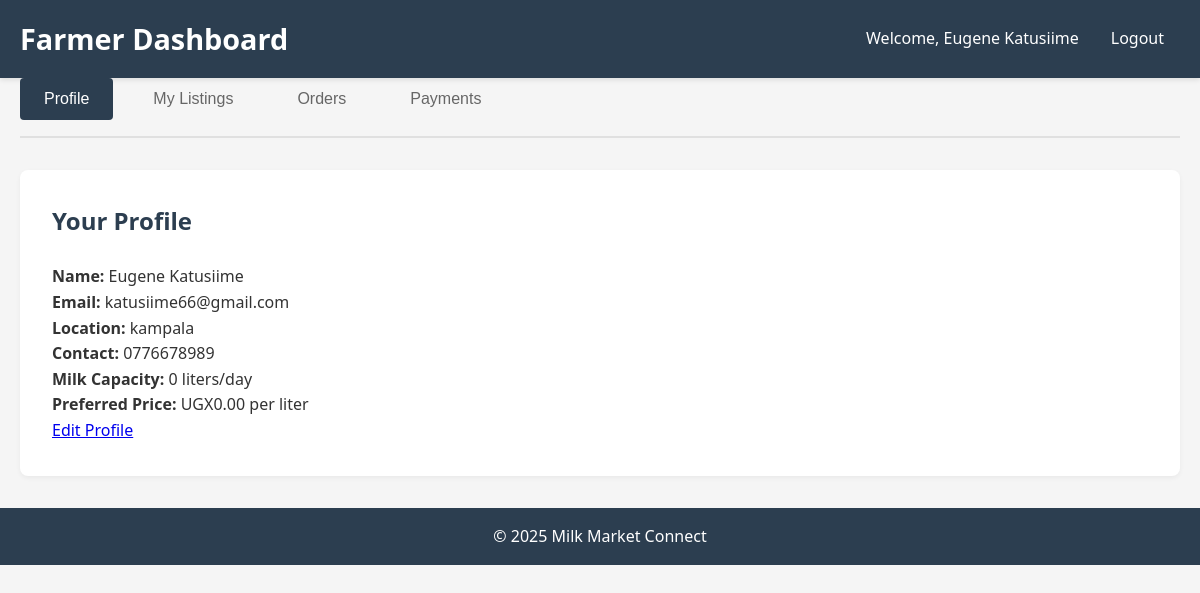
/pages/farmer/dashboard.php (signed in), run on the app's committed database.
### tables this page shows
CREATE TABLE `farmers` (
  `id` int NOT NULL AUTO_INCREMENT,
  `name` varchar(100) NOT NULL,
  `email` varchar(100) NOT NULL,
  `password` varchar(255) NOT NULL,
  `location` varchar(255) NOT NULL,
  `contact` varchar(50) NOT NULL,
  `milk_capacity` float NOT NULL,
  `preferred_price` decimal(10,2) NOT NULL,
  `created_at` datetime DEFAULT CURRENT_TIMESTAMP,
  `updated_at` datetime DEFAULT CURRENT_TIMESTAMP ON UPDATE CURRENT_TIMESTAMP,
  PRIMARY KEY (`id`),
  UNIQUE KEY `email` (`email`)
);

### pages/farmer/dashboard.php (the view, shortened to what this page needs)
<?php
include_once '../../config/db.php';
$farmerId = $_SESSION['user_id'];
$sql = "SELECT * FROM farmers WHERE id = $farmerId";
$result = mysqli_query($conn, $sql);
$farmer = mysqli_fetch_assoc($result);
?>
<!DOCTYPE html>
<html lang="en">
<head>
    <link rel="stylesheet" href="../../css/dashboard.css">
</head>
<body>
    <header>
        <div class="container">
            <h1>Farmer Dashboard</h1>
            <nav>
                <span>Welcome, <?php echo $_SESSION['user_name']; ?></span>
                <a href="../logout.php">Logout</a>
            </nav>
        </div>
    </header>
    <main class="container">
        <div class="tabs">
            <button class="tab-btn active" data-target="profile-tab">Profile</button>
            <button class="tab-btn" data-target="listings-tab">My Listings</button>
            <button class="tab-btn" data-target="orders-tab">Orders</button>
            <button class="tab-btn" data-target="payments-tab">Payments</button>
        </div>
        <section id="profile-tab" class="tab-content active">
            <h2>Your Profile</h2>
            <div class="profile-details">
                <p><strong>Name:</strong> <?php echo $farmer['name']; ?></p>
                <p><strong>Email:</strong> <?php echo $farmer['email']; ?></p>
                <p><strong>Location:</strong> <?php echo $farmer['location']; ?></p>
                <p><strong>Contact:</strong> <?php echo $farmer['contact']; ?></p>
                <p><strong>Milk Capacity:</strong> <?php echo $farmer['milk_capacity']; ?> liters/day</p>
                <p><strong>Preferred Price:</strong> UGX<?php echo number_format($farmer['preferred_price'], 2); ?> per liter</p>
            </div>
            <a href="edit_profile.php" class="btn">Edit Profile</a>
        </section>
    </main>
    <footer>
        <div class="container">
            <p>&copy; 2025 Milk Market Connect</p>
        </div>
    </footer>
</body>
</html>

### css/dashboard.css (style rules this page uses)
* { margin: 0; padding: 0; box-sizing: border-box; }
body { font-family: 'Segoe UI', Tahoma, Geneva, Verdana, sans-serif; line-height: 1.6; background-color: #f5f5f5; color: #333; }
.container { max-width: 1200px; margin: 0 auto; padding: 0 20px; }
header { background-color: #2c3e50; color: white; padding: 1rem 0; box-shadow: 0 2px 5px rgba(0, 0, 0, 0.1); }
header .container { display: flex; justify-content: space-between; align-items: center; }
header h1 { font-size: 1.8rem; font-weight: 600; }
nav { display: flex; align-items: center; gap: 1rem; }
nav a { color: white; text-decoration: none; padding: 0.5rem 1rem; border-radius: 4px; transition: background-color 0.3s; }
main { padding: 2rem 0; }
.tabs { display: flex; gap: 1rem; margin-bottom: 2rem; border-bottom: 2px solid #e0e0e0; padding-bottom: 1rem; }
.tab-btn { padding: 0.75rem 1.5rem; border: none; background: none; font-size: 1rem; color: #666; cursor: pointer; transition: all 0.3s; border-radius: 4px; }
.tab-btn.active { background-color: #2c3e50; color: white; }
.tab-content { display: none; background-color: white; padding: 2rem; border-radius: 8px; box-shadow: 0 2px 5px rgba(0, 0, 0, 0.05); }
.tab-content.active { display: block; }
.tab-content h2 { margin-bottom: 1.5rem; color: #2c3e50; }
footer { background-color: #2c3e50; color: white; padding: 1rem 0; text-align: center; margin-top: 2rem; }

### data on the page
farmers: name "Eugene Katusiime", email "katusiime66@gmail.com", location "kampala", contact "0776678989", milk_capacity "0", preferred_price "0.00"

### other printed values
$_SESSION['user_name'] "Eugene Katusiime"
